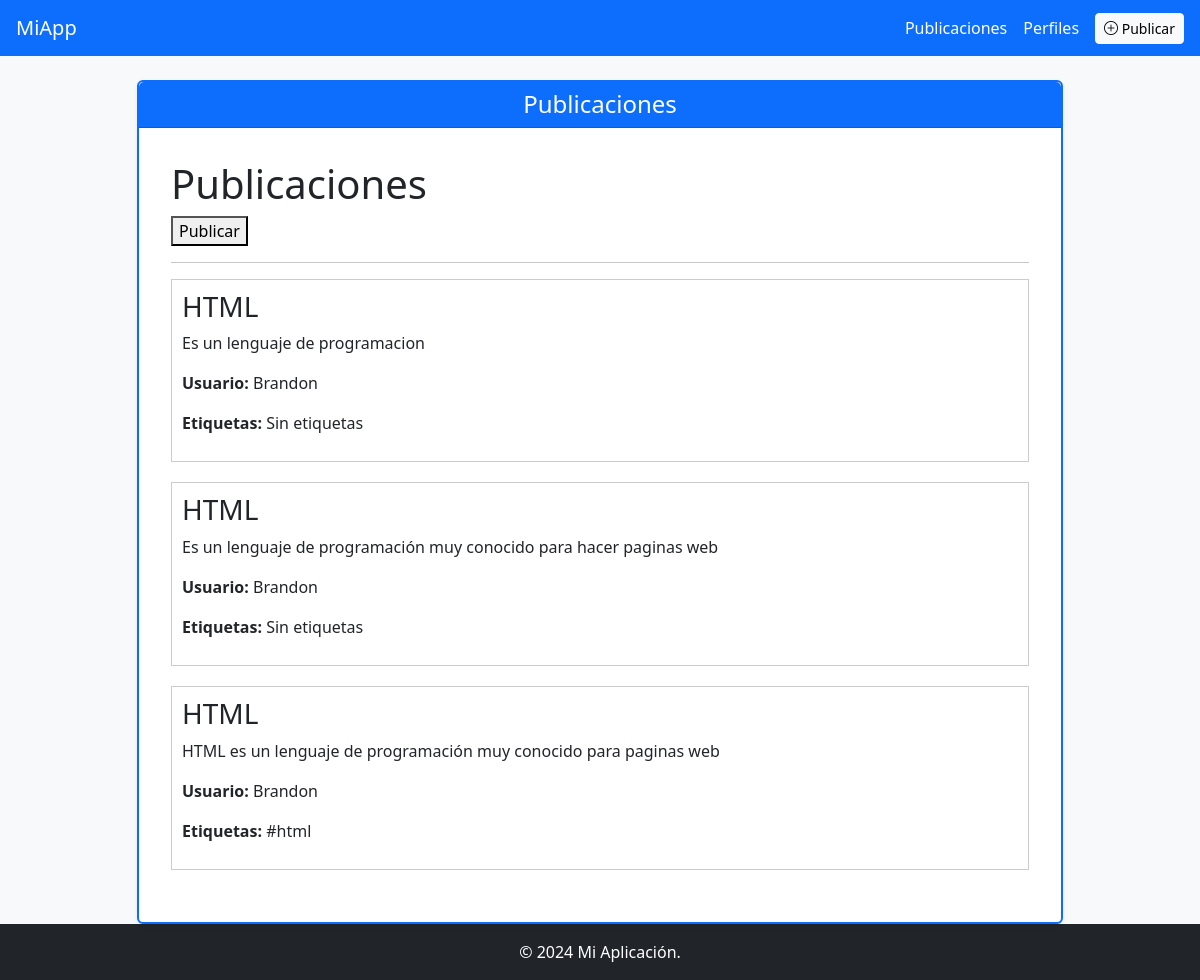
Before: /publicaciones/ with the older database file.
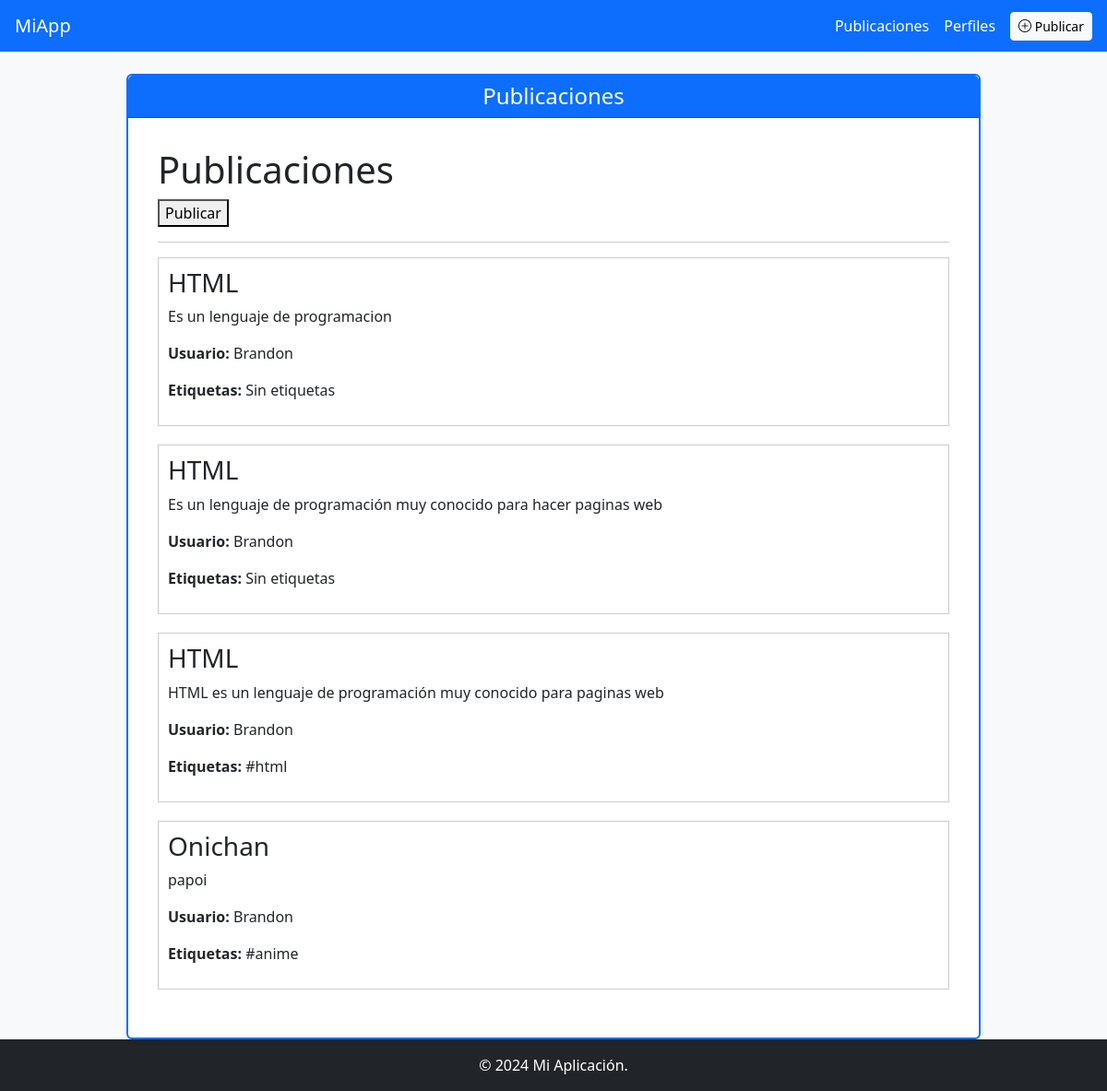
After: the same page with the newer database file.
### app/models/publicacion.py (models this page shows)
class Publicacion(db.Model):
    __tablaname__='publicacion'
    id= db.Column(db.Integer, primary_key=True)
    Titulo= db.Column(db.String(200), nullable=False)
    contenido= db.Column(db.Text,nullable=False)
    usuario_id=db.Column(db.Integer,db.ForeignKey('users.idUser'))
    usuario = db.relationship('User', back_populates='publicaciones')
    etiquetas=db.relationship(
        'Etiqueta',
        secondary=publicacion_etiqueta,
        backref='publicaciones'
    )

### app/models/users.py (models this page shows, shortened)
class User(db.Model, UserMixin):
    __tablename__ = 'users'
    idUser = db.Column(db.Integer, primary_key=True)
    nameUser = db.Column(db.String(80), unique=True, nullable=False)
    passwordUser = db.Column(db.String(120), nullable=False)
    email = db.Column(db.String(120), unique=True, nullable=False)
    perfil = db.relationship('Perfil', back_populates='user', uselist=False)
    publicaciones = db.relationship('Publicacion', back_populates='usuario')

### app/models/etiqueta.py (models this page shows, shortened)
class Etiqueta(db.Model):
    __tablename__ = 'etiqueta'
    id = db.Column(db.Integer, primary_key=True)
    nombre = db.Column(db.String(80), nullable=False)
    slug = db.Column(db.String(80), nullable=False, unique=True)

### app/routes/publicacion_route.py (the view)
@bp.route('/')
def lista():
    publicaciones = Publicacion.query.all()
    return render_template('publicaciones/lista.html', publicaciones=publicaciones)

### app/templates/publicaciones/lista.html
{% extends 'base.html' %}
{% block titulo_pagina %}
Publicaciones
{% endblock %}
{% block content %}
<h1>Publicaciones</h1>
<a href="{{ url_for('publicacion.add') }}">
    <button>Publicar</button>
</a>
<hr>
{% if publicaciones %}
    {% for p in publicaciones %}
        <div style="margin-bottom: 20px; padding: 10px; border: 1px solid #ccc;">
            <h3>{{ p.Titulo }}</h3>
            <p>{{ p.contenido }}</p>
            <p>
                <strong>Usuario:</strong> {{ p.usuario.nameUser }}
            </p>
            <p>
                <strong>Etiquetas:</strong>
                {% if p.etiquetas %}
                    {% for e in p.etiquetas %}
                        <span>#{{ e.nombre }}</span>
                    {% endfor %}
                {% else %}
                    <span>Sin etiquetas</span>
                {% endif %}
            </p>
        </div>
    {% endfor %}
{% else %}
    <p>No hay publicaciones aún</p>
{% endif %}
{% endblock %}

### app/templates/base.html (shortened to what this page needs)
<!DOCTYPE html>
<html lang="es" class="h-100">
<head>
    <link rel="stylesheet" href="{{ url_for('static', filename='bootstrap/css/bootstrap.css') }}">
    <link rel="stylesheet" href="{{ url_for('static', filename='all.min.css') }}">
    <link rel="stylesheet" href="{{ url_for('static', filename='bootstrap-icons.min.css') }}">
    <link rel="stylesheet" href="https://cdn.jsdelivr.net/npm/bootstrap-icons@1.12.1/font/bootstrap-icons.min.css">
</head>
<body class="d-flex flex-column h-100 bg-light">
  <nav class="navbar navbar-expand-lg navbar-dark bg-primary px-3">
    <a class="navbar-brand" href="{{ url_for('publicacion.lista') }}">
        MiApp
    </a>
    <div class="ms-auto d-flex gap-3 align-items-center">
        <a class="nav-link text-white" href="{{ url_for('publicacion.lista') }}">
            Publicaciones
        </a>
        <a class="nav-link text-white" href="{{ url_for('user.index') }}">
            Perfiles
        </a>
        <a class="btn btn-light btn-sm" href="{{ url_for('publicacion.add') }}">
            <i class="bi bi-plus-circle"></i> Publicar
        </a>
    </div>
  </nav>
  <main class="flex-shrink-0">
    <div class="container mt-4 mx-auto">
      <div class="row justify-content-center">
        <div class="col-md-10">
          <div class="card shadow-sm border border-2 border-primary">
            <div class="card-header bg-primary text-white">
              <h4 class="mb-0 text-center">
                {% block titulo_pagina %}{% endblock %}
              </h4>
            </div>
            <div class="card-body">
              <div class="container-fluid p-3">
                {% block content %}
                {% endblock %}
              </div>
            </div>
          </div>
        </div>
      </div>
    </div>
  </main>
  <footer class="footer mt-auto py-3 bg-dark text-white">
    <div class="container text-center">
      <span>
        &copy; 2024 Mi Aplicación.
      </span>
    </div>
  </footer>
</body>
</html>

Changed rows visible on the page:
added Publicacion: Titulo "Onichan", contenido "papoi", usuario.nameUser "Brandon"
added Etiqueta: nombre "anime", shown under "Onichan"
